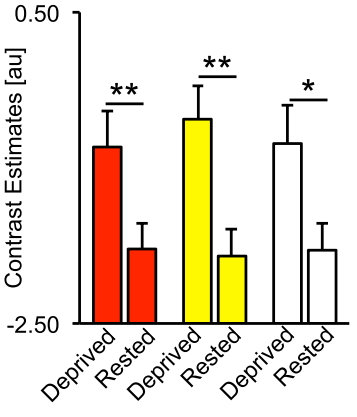
#> input picture histogram detector/43.jpg, 357 x 417 px
$ python histogram_rectangle_detector.py   (older library calls are emulated)
#> lines starting #> are read from the running program, lines starting #| are printed output that depends on the picture; after the words box and inside, x2 and y2 are one past the last pixel; in counts of white or black regions, pixels touching at a corner belong together
import numpy as np
import cv2


def nothing(x):
    pass

# Create a window
cv2.namedWindow('img')

# Create trackbars
cv2.createTrackbar('thresh', 'img', 0, 255, nothing)
#> slider 'thresh' is set to 85
cv2.createTrackbar('maxval', 'img', 0, 255, nothing)
#> slider 'maxval' is set to 255
cv2.createTrackbar('type', 'img', 0, 4, nothing)
#> slider 'type' is set to 1

# imshow
while(1):
    img = cv2.imread('43.jpg')
#> img is the input picture: shape (417, 357, 3); mean B, G, R 212.7, 225.1, 234.2
    gray = cv2.imread('43.jpg', 0)
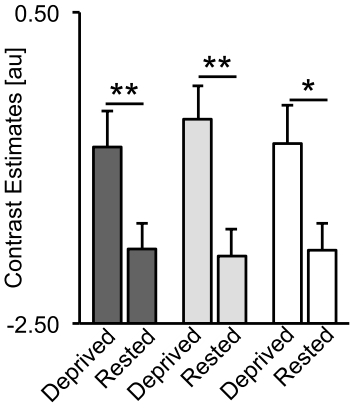
#> gray: shape (417, 357); min 0, max 255, mean 226.3

    thresh_value = cv2.getTrackbarPos('thresh', 'img')
    maxval = cv2.getTrackbarPos('maxval', 'img')
    thresh_type = cv2.getTrackbarPos('type', 'img')

    # Threshold and find all contours
    ret, thresh = cv2.threshold(gray, thresh_value, maxval, thresh_type)
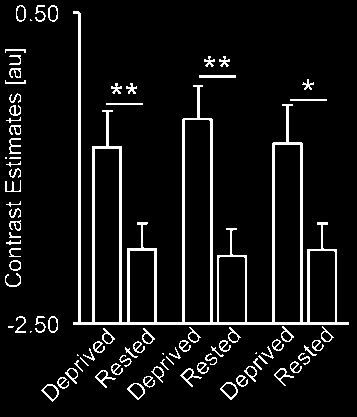
#> thresh: shape (417, 357); 7.7% white; 85 white regions (9 under 20 px)
#> ret = 85
    # thresh = cv2.adaptiveThreshold(
    #     gray, 255, cv2.ADAPTIVE_THRESH_MEAN_C, cv2.THRESH_BINARY, 3, 5)
    _, contours, hierarchy = cv2.findContours(thresh, 1, 2)
#> contours = 126 contours, 26 with area under 20; largest, box (x1, y1, x2, y2) and area: (73, 11, 349, 325) 24395, (184, 119, 211, 323) 5274, (274, 144, 301, 323) 4626, (94, 148, 120, 323) 4348, (309, 250, 336, 323) 1868

    rectangles = []

    # Select rectangles
    for cnt in contours:
        approx = cv2.approxPolyDP(
            cnt, 0.01 * cv2.arcLength(cnt, True), True)
        if len(approx) == 4:
            rectangles.append(cnt)
#> this loop made 126 passes
#> approx on passes 34, 35, 38, 41, 42: [[80, 357], [80, 358], [87, 365], [88, 365]], [[166, 356], [166, 357], [173, 364], [173, 363]], [[77, 354], [77, 355], [78, 355]], [[162, 353], [163, 354], [163, 353]], [[256, 352], [255, 353], [256, 353]]
#> (cnt, approx) on pass 36: ([[259, 355], [258, 356], [265, 363], [267, 363]], [[258, 356], [265, 363], [267, 363], [259, 355]])
#> after the loop, rectangles = 14 contours, 6 with area under 20; largest, box (x1, y1, x2, y2) and area: (184, 119, 211, 323) 5274, (274, 144, 301, 323) 4626, (94, 148, 120, 323) 4348, (309, 250, 336, 323) 1868, (129, 250, 155, 323) 1798, (199, 75, 236, 78) 72, (106, 103, 143, 105) 36, (290, 99, 327, 101) 36

    # Find the largest rectangles and draw contours
    areas = [cv2.contourArea(c) for c in rectangles]
#> areas = [7.5, 7, 15, 4.5, 1868.5, 1798, 10.5, 1, 4348, 4626, 5274.5, 36, 36, 72]
    max_index = np.argsort(areas)
#> max_index = [7, 3, 1, 0, 6, 2, 12, 11, 13, 5, 4, 8, 9, 10]
    for i in max_index:
        cnt = rectangles[i]
        # cv2.drawContours(img, [cnt], 0, (0, 0, 255), 2)
        x, y, w, h = cv2.boundingRect(cnt)
        cv2.rectangle(img, (x, y), (x + w, y + h), (0, 255, 0), 2)
#> this loop made 14 passes
#> (i, cnt, x, y, w, h) on passes 1 to 9: (7, [[5, 157], [5, 158], [6, 158], [6, 157]], 5, 157, 2, 2), (3, [[8, 326], [8, 327], [12, 327], [13, 326]], 8, 326, 6, 2), (1, [[166, 356], [166, 357], [173, 364], [173, 363]], 166, 356, 8, 9), (0, [[80, 357], [80, 358], [87, 365], [88, 365]], 80, 357, 9, 9), (6, [[10, 157], [9, 158], [20, 158], [20, 157]], 9, 157, 12, 2), (2, [[259, 355], [258, 356], [265, 363], [267, 363]], 258, 355, 10, 9), (12, [[290, 99], [290, 100], [326, 100], [326, 99]], 290, 99, 37, 2), (11, [[106, 103], [106, 104], [142, 104], [142, 103]], 106, 103, 37, 2), (13, [[199, 75], [199, 77], [235, 77], [235, 75]], 199, 75, 37, 3)
#> (i, x, y, w, h) on passes 10 to 14: (5, 129, 250, 26, 73), (4, 309, 250, 27, 73), (8, 94, 148, 26, 175), (9, 274, 144, 27, 179), (10, 184, 119, 27, 204)
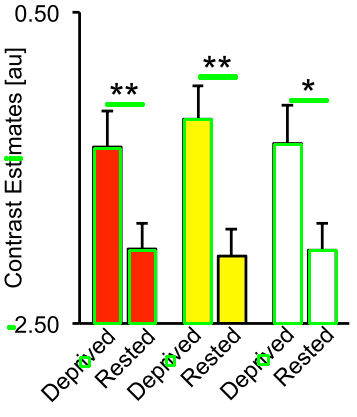
#> img: shape (417, 357, 3); 4.08% of pixels changed, all inside (x1, y1, x2, y2) = (4, 74, 338, 368)

    # Show the pictures
    cv2.imshow('img', img)
    k = cv2.waitKey(1) & 0xFF
#> (key Esc is pressed here)
    if k == 27:  # ESC
        break

cv2.destroyAllWindows()

$ run again, with histogram detector/1.jpg copied over histogram detector/43.jpg
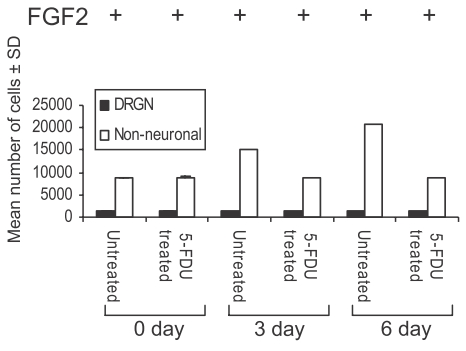
#> input picture histogram detector/1.jpg, 466 x 351 px
#> img is the input picture: shape (351, 466, 3); mean B, G, R 243.5, 243.5, 243.6
#> `ret, thresh = cv2.threshold(gray, thresh_value, maxval, thresh_type)`:
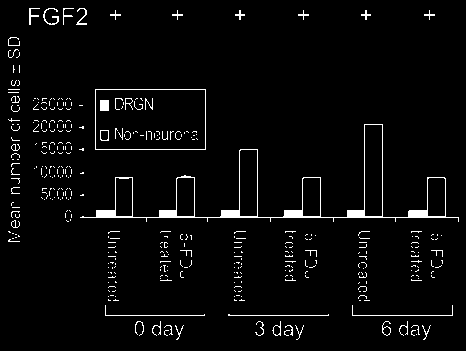
#> thresh: shape (351, 466); 3.5% white in thin lines or dots
#> ret = 85
#> contours = 395 contours, 371 with area under 20; largest, box (x1, y1, x2, y2) and area: (95, 89, 206, 150) 6600, (95, 89, 206, 150) 6598, (80, 124, 459, 222) 6523, (364, 124, 383, 217) 1654, (239, 149, 258, 217) 1202
#> the loop `for cnt in contours:` made 395 passes
#> approx on passes 1, 19, 21: [[416, 334]], [[228, 314], [328, 315]], [[105, 305], [105, 315], [204, 315], [106, 315]]
#> after the loop `for cnt in contours:`: rectangles = 54 contours, 49 with area under 20; largest, box (x1, y1, x2, y2) and area: (95, 89, 206, 150) 6600, (95, 89, 206, 150) 6598, (364, 124, 383, 217) 1654, (115, 177, 133, 217) 651, (100, 100, 109, 111) 80
#> areas = 54 values, max 6600 at index 53, min 0 at index 3, mean 288.7
#> max_index = 54 values, max 53 at index 53, min 0 at index 47, mean 26.5
#> the loop `for i in max_index:` made 54 passes
#> (i, cnt, x, y, w, h) on passes 1, 2, 3, 5, 6, 7: (3, [[241, 290], [240, 291], [238, 291], [240, 291]], 238, 290, 4, 2), (7, [[412, 275], [411, 276], [412, 275], [413, 275]], 411, 275, 3, 2), (6, [[416, 275], [417, 275], [418, 276], [417, 275]], 416, 275, 3, 2), (11, [[161, 275], [160, 276], [161, 275], [162, 275]], 160, 275, 3, 2), (10, [[165, 275], [166, 275], [167, 276], [166, 275]], 165, 275, 3, 2), (9, [[286, 275], [285, 276], [286, 275], [287, 275]], 285, 275, 3, 2)
#> after the loop `for i in max_index:`:
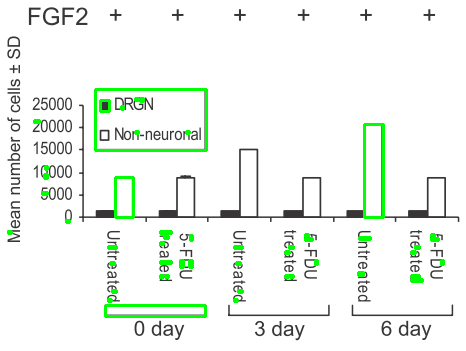
#> img: shape (351, 466, 3); 2.68% of pixels changed, all inside (x1, y1, x2, y2) = (7, 88, 445, 318)

$ run again, with histogram detector/10.jpg copied over histogram detector/43.jpg
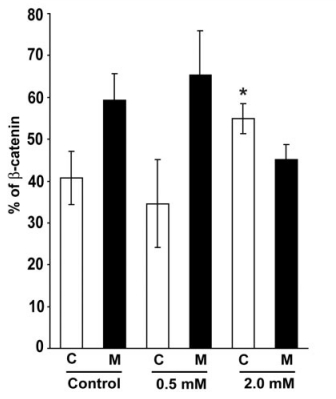
#> input picture histogram detector/10.jpg, 336 x 399 px
#> img is the input picture: shape (399, 336, 3); min 0, max 255, mean 214.5
#> `ret, thresh = cv2.threshold(gray, thresh_value, maxval, thresh_type)`:
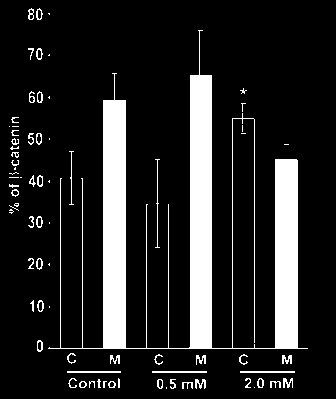
#> thresh: shape (399, 336); 14.7% white; 76 white regions (27 under 20 px)
#> ret = 85
#> contours = 97 contours, 56 with area under 20; largest, box (x1, y1, x2, y2) and area: (48, 30, 308, 349) 15366, (240, 371, 295, 373) 54, (152, 371, 207, 373) 54, (67, 371, 121, 373) 53, (37, 300, 44, 312) 52
#> the loop `for cnt in contours:` made 97 passes
#> approx on passes 1, 2, 20, 33, 37, 41, 52, 55: [[254, 387]], [[166, 387], [166, 388]], [[118, 378], [118, 387], [119, 387], [119, 379]], [[49, 306], [49, 307]], [[49, 263], [48, 264], [49, 265]], [[49, 222], [49, 223]], [[49, 180], [48, 181], [49, 182]], [[20, 177], [21, 177]]
#> after the loop `for cnt in contours:`: rectangles = 2 contours, all with area under 20
#> areas = [8.5, 1.5]
#> max_index = [1, 0]
#> the loop `for i in max_index:` made 2 passes
#> (cnt, x, y, w, h) on pass 1: ([[15, 167], [14, 168], [14, 169], [15, 169]], 14, 167, 2, 3)

$ run again, with histogram detector/100.jpg copied over histogram detector/43.jpg
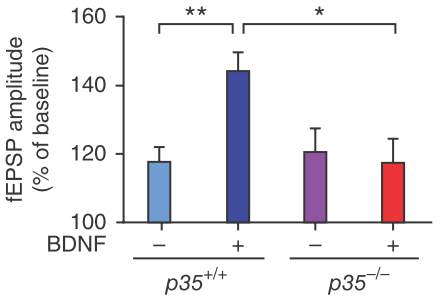
#> input picture histogram detector/100.jpg, 445 x 304 px
#> img is the input picture: shape (304, 445, 3); mean B, G, R 238.9, 235.8, 237.4
#> `ret, thresh = cv2.threshold(gray, thresh_value, maxval, thresh_type)`:
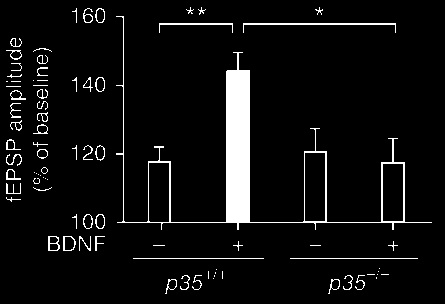
#> thresh: shape (304, 445); 5.9% white; 83 white regions (30 under 20 px)
#> ret = 85
#> contours = 110 contours, 57 with area under 20; largest, box (x1, y1, x2, y2) and area: (116, 16, 432, 230) 7886, (304, 152, 326, 222) 1447, (148, 162, 170, 223) 1256, (382, 163, 404, 222) 1216, (243, 23, 396, 33) 153
#> the loop `for cnt in contours:` made 110 passes
#> approx on passes 5, 6, 9, 12, 13, 14, 15, 16: [[213, 278]], [[376, 277], [376, 278]], [[214, 275], [214, 276]], [[381, 274], [388, 274]], [[377, 274]], [[367, 274], [374, 274]], [[215, 272], [215, 273]], [[378, 271]]
#> after the loop `for cnt in contours:`: rectangles = 2 contours; box (x1, y1, x2, y2) and area: (304, 152, 326, 222) 1447, (382, 163, 404, 222) 1216
#> areas = [1216, 1447]
#> max_index = [0, 1]
#> the loop `for i in max_index:` made 2 passes
#> (x, y, w, h) on passes 1 to 2: (382, 163, 22, 59), (304, 152, 22, 70)
#> after the loop `for i in max_index:`:
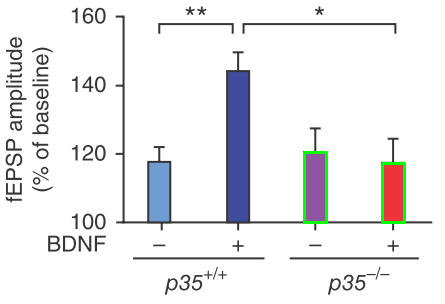
#> img: shape (304, 445, 3); 0.76% of pixels changed, all inside (x1, y1, x2, y2) = (303, 151, 406, 224)
